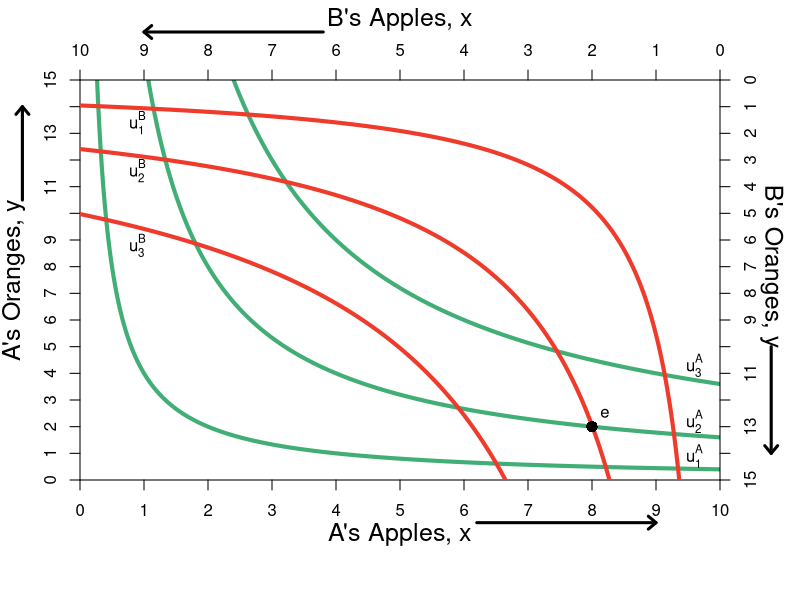

The R source for this figure:
require(ggplot2)
require(shape)
pdf(file = "property_fig2b.pdf", width = 9, height = 7)

#Set parameters for graphics
axislabelsize <- 1.5

indiffcurveA1 <- function(x, U = 4, A = 1, a = 0.5) {
  ((((U-2)/A)*(1/x)^a)^(1/(1-a)))
}

indiffcurveA2 <- function(x, U = 4, A = 1, a = 0.5) {
  (((U/A)*(1/x)^a)^(1/(1-a)))
}

indiffcurveA3 <- function(x, U = 4, A = 1, a = 0.5) {
  ((((U+2)/A)*(1/x)^a)^(1/(1-a)))
}

#Aisha happens to have found 8 apples and 2 oranges, 
#and Betty happens to have found 2 apples and 13 oranges. 
#Aisha's utility (8^0.5)*(2^0.5) = 4
#Betty's utility (2^0.5)*(13^0.5) = 5.09

#COL <- c("#1B9E77", "#D95F02", "#7570B3", "#E7298A", "#66A61E", "#E6AB02", "#A6761D", "#666666")
#COL <- c("#7fc97f", "#beaed4", "#fdc086", "#ffff99")
COLA <- c("#99d8c9","#66c2a4","#41ae76", "#238b45", "#005824")
par(mar =  c(6, 4, 4, 4))
xlims <- c(0, 10)
ylims <- c(0, 15)
xlims2 <- c(10, 0)
ylims2 <- c(15, 0)

plot(0, 0, xlim = xlims, ylim = ylims, type = "n",
     xlab = expression(paste("A's Apples, ", x)),
     ylab = expression(paste("A's Oranges, ", y)), line = 2.5,
     xaxt = "n", 
     yaxt = "n", 
     cex.lab = axislabelsize, 
     bty = "n",
     xaxs="i", 
     yaxs="i")


npts <- 500 
npts2 <- 501
#Specify the sequences of points for graphing. 
xx1 <- seq(xlims[1], xlims[2], length.out = npts)
#xx2 <- seq(xlims[1], xlims[2], length.out = npts)
#xx3 <- seq(xlims[1], xlims[2], length.out = npts2)
#xx4 <- seq(xlims[1], 10, length.out = npts2)

#Draw the lines for the graphs
lines(xx1, indiffcurveA1(xx1), col = COLA[3], lwd = 4)
lines(xx1, indiffcurveA2(xx1), col = COLA[3], lwd = 4)
lines(xx1, indiffcurveA3(xx1), col = COLA[3], lwd = 4)
#lines(xx2, solowCondition(xx2, delta = 5), col = COL[3], lwd = 4)
#lines(xx2, solowInfeas(xx2, delta = 5), col = COL[1], lwd = 4, lty = 2)

#Customize ticks and labels for the plot
ticksy <- seq(from = 0, to = 15, by = 1)
ylabels <- seq(from = 0, to = 15, by = 1)
ticksx <- seq(from = 0, to = 10, by = 1)
xlabels <- seq(from = 0, to = 10, by = 1)
axis(1, at = ticksx, pos = 0, labels = xlabels)
axis(2, at = ticksy, pos = 0, labels = ylabels, las = 0)

#Add arrows:
arrows(-0.9, 10.5, -0.9, 14, xpd = TRUE, length=0.1,angle=40,lwd=3)
arrows(6.2, -1.6, 9, -1.6, xpd = TRUE, length=0.1,angle=40,lwd=3)

#Annotation of the three graphs and the NE
text(9.6, 0.9, expression(u[1]^A))
text(9.6, 2.2, expression(u[2]^A))
text(9.6, 4.3, expression(u[3]^A))
#text(16, 0.52, expression(paste("Nash Equilibrium")))

#Line to label B's endowment
#segments(0, 13, 2, 13, lty = 2, col = "darkgray", lwd = 2)
#segments(2, 0, 2, 13, lty = 2, col = "darkgray", lwd = 2)




#Set up second axes and labels

par(new = TRUE)
#par(mar =  c(6, 4, 4, 4))

xlims2 <- c(10, 0)
ylims2 <- c(15, 0)

plot(0, 0, xlim = xlims2, ylim = ylims2, type = "n",
     xlab = expression(paste("")),
     ylab = expression(paste("")),
     xaxt = "n", 
     yaxt = "n", 
     cex.lab = 1.3, 
     bty = "n",
     xaxs="i", 
     yaxs="i")

axis(side = 3, at = ticksx, pos = 0, labels = xlabels)
axis(side = 4, at = ticksy, pos = 0, labels = ylabels, las = 0)
#axis(side=3, at = xlims2, pos = 0)
mtext("B's Apples, x", side=3, line = 2.5, cex = axislabelsize)
#axis(side = 4, at = ylims2, pos = 0)
text(-0.8, 7, expression(paste("B's Oranges, y")), xpd = TRUE, cex = axislabelsize, srt = 270) 

#Add arrows:
arrows(-0.8, 10, -0.8, 14, xpd = TRUE, length=0.1,angle=40,lwd=3)
arrows(6.2, -1.8, 9, -1.8, xpd = TRUE, length=0.1,angle=40,lwd=3)


indiffcurveB1 <- function(x, U = 5.09, A = 1, a = 0.5) {
  ((((U-2)/A)*(1/x)^a)^(1/(1-a)))
}

indiffcurveB2 <- function(x, U = 5.09, A = 1, a = 0.5) {
  (((U/A)*(1/x)^a)^(1/(1-a)))
}

indiffcurveB3 <- function(x, U = 5.09, A = 1, a = 0.5) {
  ((((U+2)/A)*(1/x)^a)^(1/(1-a)))
}

COLB <- c("#fc9272", "#fb6a4a", "#ef3b2c","#cb181d", "#99000d")

lines(xx1, indiffcurveB1(xx1), col = COLB[3], lwd = 4)
lines(xx1, indiffcurveB2(xx1), col = COLB[3], lwd = 4)
lines(xx1, indiffcurveB3(xx1), col = COLB[3], lwd = 4)

#Label B's indifference curves
text(9.1, 1.6, expression(u[1]^B))
text(9.1, 3.4, expression(u[2]^B))
text(9.1, 6.2, expression(u[3]^B))

#Add a point for the initial endowment
points(2, 13, pch = 16, col = "black", cex = 1.5)

#Annotating B's endowment
text(1.8, 12.5, expression(e))

#Arrow to Slope of BRF
#Arrows(14.2, 0.12, 12.2, 0.12, col = "black", lty = 1, lwd = 2, arr.type = "triangle")
#text(16.8, 0.12, expression(paste("Slope = ", q[p])))

#Arrow to Slope of isoprofit
#Arrows(13, 0.80, 15, 0.80, col = "black", lty = 1, lwd = 2, arr.type = "triangle")
#text(10.2, 0.80, expression(paste("Slope = ", frac(q, p))))

dev.off()

